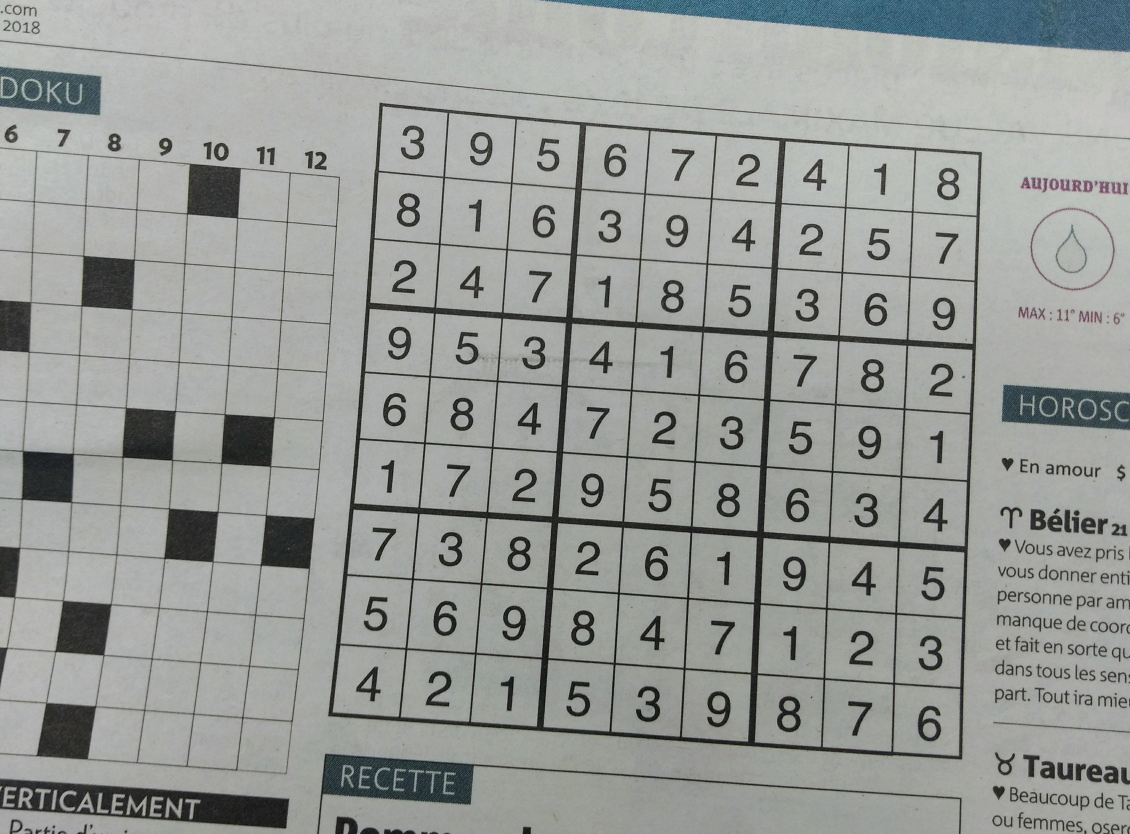
#> input picture suduko.jpg, 3389 x 2501 px (shown at 1/3 size)
$ jupyter execute 20_shi_tomasi_corner_detection.ipynb
#> lines starting #> are read from the running program, lines starting #| are printed output that depends on the picture; after the words box and inside, x2 and y2 are one past the last pixel; in counts of white or black regions, pixels touching at a corner belong together
[cell 1]
import cv2
import matplotlib.pyplot as plt
import numpy as np

[cell 2]
def cc(i):
    return cv2.cvtColor(i,cv2.COLOR_BGR2RGB)

[cell 3]
suduko = cv2.imread('suduko.jpg')[:,970:3000]
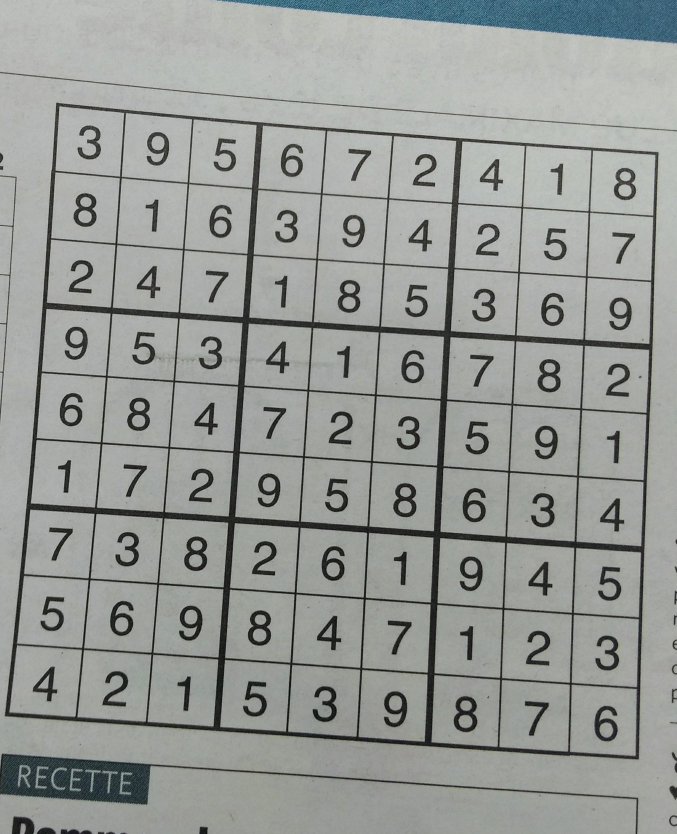
#> suduko: shape (2501, 2030, 3) (shown at 1/3 size); mean B, G, R 150.5, 153.9, 150.7
suduko_gray = cv2.imread('suduko.jpg',0)[:,970:3000]
#> suduko_gray: shape (2501, 2030); min 0, max 216, mean 152.6
print(suduko.shape)
#| (2501, 2030, 3)
plt.figure(figsize=(7,7))
plt.imshow(cc(suduko))

chess = cv2.imread('chess.jpg')
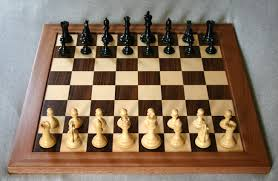
#> input picture chess.jpg, 278 x 181 px
#> chess is the input picture: shape (181, 278, 3); mean B, G, R 98.4, 117.6, 137.6
chess_gray = cv2.imread('chess.jpg', 0)
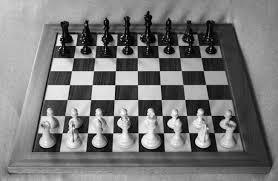
#> chess_gray: shape (181, 278); min 0, max 255, mean 121.4
plt.figure(figsize=(6,6))
plt.imshow(cc(chess))

plt.show()

[cell 4]
corners = cv2.goodFeaturesToTrack(suduko_gray,
                                 maxCorners = 5, #5 best corner
                                 qualityLevel =0.01,
                                 minDistance=10)
#> corners = [[398, 1236], [195, 1220], [422, 1409], [200, 1599], [126, 1113]]

[cell 5]
corners = np.int0(corners)
print(corners)
#| [[[ 398 1236]]
#|  [[ 195 1220]]
#|  [[ 422 1409]]
#|  [[ 200 1599]]
#|  [[ 126 1113]]]
print('ravel',corners[0].ravel)
#> (printed output is left out)

[cell 6]
for i in corners:
    x,y = i.ravel()
    five =cv2.circle(suduko,(x,y),20,255,-1)
#> this loop made 5 passes

[cell 7]
plt.imshow(five)

[cell 8]
corners = cv2.goodFeaturesToTrack(suduko_gray,
                                 maxCorners = 50, #50 best corner
                                 qualityLevel =0.01,
                                 minDistance=10)
#> corners = 50 rows, first 8: [398, 1236], [195, 1220], [422, 1409], [200, 1599], [126, 1113], [640, 1269], [291, 1522], [1651, 719]

corners = np.int0(corners)
for i in corners:
    x,y = i.ravel()
    fifty =cv2.circle(suduko,(x,y),20,255,-1)
#> this loop made 50 passes
#> (x, y) on passes 1 to 12: (398, 1236), (195, 1220), (422, 1409), (200, 1599), (126, 1113), (640, 1269), (291, 1522), (1651, 719), (504, 1346), (1079, 700), (1241, 716), (238, 405)

plt.imshow(fifty)

[cell 9]
chess = cv2.imread('chess.jpg')
chess_gray = cv2.imread('chess.jpg', 0)

cor = cv2.goodFeaturesToTrack(chess_gray,
                            maxCorners = 5, #50 best corner
                            qualityLevel =0.01,
                            minDistance=10)
#> cor = [[171, 117], [115, 99], [68, 86], [114, 84], [82, 46]]

cor = np.int0(cor)

for i in cor:
    x,y = i.ravel()
    five = cv2.circle(chess,(x,y),2,255,-1)
#> this loop made 5 passes
#> chess: shape (181, 278, 3); 0.13% of pixels changed, all inside (x1, y1, x2, y2) = (66, 44, 174, 120)

plt.imshow(cc(five))

[cell 10]
chess = cv2.imread('chess.jpg')
chess_gray = cv2.imread('chess.jpg', 0)

cor = cv2.goodFeaturesToTrack(chess_gray,
                            maxCorners = 80, #50 best corner
                            qualityLevel =0.01,
                            minDistance=10)
#> cor = 80 rows, first 8: [171, 117], [115, 99], [68, 86], [114, 84], [82, 46], [72, 70], [60, 45], [91, 99]

cor = np.int0(cor)

for i in cor:
    x,y = i.ravel()
    five = cv2.circle(chess,(x,y),2,255,-1)
#> this loop made 80 passes
#> (x, y) on passes 1 to 12: (171, 117), (115, 99), (68, 86), (114, 84), (82, 46), (72, 70), (60, 45), (91, 99), (196, 134), (116, 70), (95, 134), (90, 115)
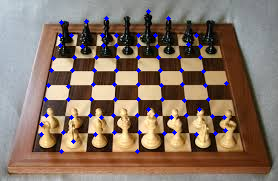
#> chess: shape (181, 278, 3); 2.07% of pixels changed, all inside (x1, y1, x2, y2) = (39, 9, 229, 154)

plt.imshow(cc(five))
